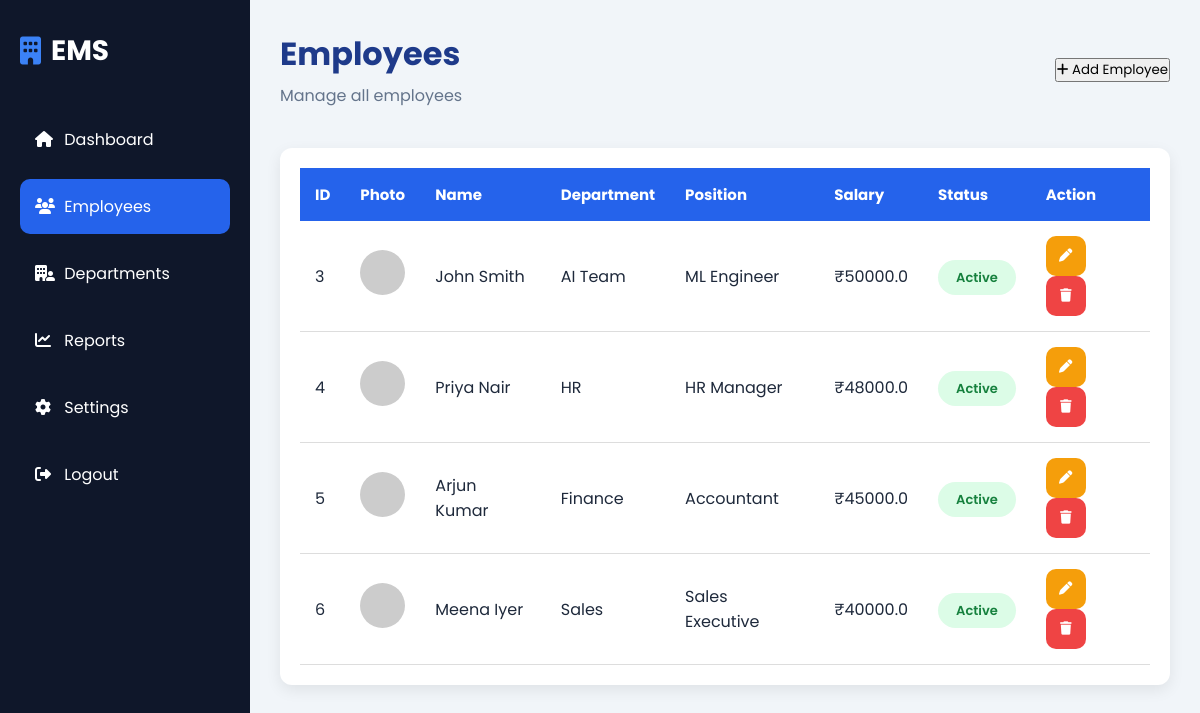
The page /employees on the database its author committed.
### tables this page shows
CREATE TABLE employees (
        id INTEGER PRIMARY KEY AUTOINCREMENT,
        name TEXT NOT NULL,
        department TEXT NOT NULL,
        position TEXT NOT NULL,
        salary REAL NOT NULL,
        status TEXT NOT NULL
    );

### app.py (the view)
@app.route("/employees")
def employees():
    conn = get_db_connection()
    employees = conn.execute(
        "SELECT * FROM employees ORDER BY id"
    ).fetchall()
    conn.close()
    return render_template(
        "employees.html",
        employees=employees
    )

### app.py (called while the page is built)
def get_db_connection():
    conn = sqlite3.connect("employees.db")
    conn.row_factory = sqlite3.Row
    return conn

### templates/employees.html (shortened to what this page needs)
{% extends "base.html" %}
{% block content %}
<div class="dashboard">
    <aside class="sidebar">
        <div class="logo">
            <i class="fa-solid fa-building"></i>
            <h2>EMS</h2>
        </div>
        <ul class="menu">
            <li>
                <a href="/" style="text-decoration:none;color:inherit;">
                    <i class="fa-solid fa-house"></i>
                    <span>Dashboard</span>
                </a>
            </li>
            <li class="active">
                <a href="/employees" style="text-decoration:none;color:inherit;">
                    <i class="fa-solid fa-users"></i>
                    <span>Employees</span>
                </a>
            </li>
            <li>
                <a href="/departments" style="text-decoration:none;color:inherit;">
                    <i class="fa-solid fa-building-user"></i>
                    <span>Departments</span>
                </a>
            </li>
            <li>
                <a href="/reports" style="text-decoration:none;color:inherit;">
                    <i class="fa-solid fa-chart-line"></i>
                    <span>Reports</span>
                </a>
            </li>
            <li>
                <a href="/settings" style="text-decoration:none;color:inherit;">
                    <i class="fa-solid fa-gear"></i>
                    <span>Settings</span>
                </a>
            </li>
            <li>
                <a href="/logout" style="text-decoration:none;color:inherit;">
                    <i class="fa-solid fa-right-from-bracket"></i>
                    <span>Logout</span>
                </a>
            </li>
        </ul>
    </aside>
    <main class="main-content">
        <header class="topbar">
            <div>
                <h1>Employees</h1>
                <p>Manage all employees</p>
            </div>
            <a href="/add">
                <button>
                    <i class="fa-solid fa-plus"></i>
                    Add Employee
                </button>
            </a>
        </header>
        <div class="table-section">
            <table>
                <thead>
                <tr>
                    <th>ID</th>
                    <th>Photo</th>
                    <th>Name</th>
                    <th>Department</th>
                    <th>Position</th>
                    <th>Salary</th>
                    <th>Status</th>
                    <th>Action</th>
                </tr>
                </thead>
                <tbody>
                {% for employee in employees %}
                <tr>
                    <td>{{ employee["id"] }}</td>
                    <td>
                        <img src="https://ui-avatars.com/api/?name={{ employee['name']|replace(' ','+') }}&background=2563eb&color=fff">
                    </td>
                    <td>{{ employee["name"] }}</td>
                    <td>{{ employee["department"] }}</td>
                    <td>{{ employee["position"] }}</td>
                    <td>₹{{ employee["salary"] }}</td>
                    <td>
                        <span class="status {% if employee['status']=='Active' %}active{% else %}inactive{% endif %}">
                            {{ employee["status"] }}
                        </span>
                    </td>
                    <td>
                        <a href="/edit/{{ employee['id'] }}">
                            <button class="edit">
                                <i class="fa-solid fa-pen"></i>
                            </button>
                        </a>
                        <a href="/delete/{{ employee['id'] }}"
                        onclick="return confirm('Delete Employee?')">
                            <button class="delete">
                                <i class="fa-solid fa-trash"></i>
                            </button>
                        </a>
                    </td>
                </tr>
                {% endfor %}
                </tbody>
            </table>
        </div>
    </main>
</div>
{% endblock %}

### static/css/style.css (style rules this page uses)
* { margin:0; padding:0; box-sizing:border-box; font-family:'Poppins',sans-serif; }
body { background:#f1f5f9; color:#1e293b; }
.dashboard { display:flex; }
.sidebar { width:250px; height:100vh; background:#0f172a; position:fixed; left:0; top:0; color:white; padding:30px 20px; }
.logo { display:flex; align-items:center; gap:10px; margin-bottom:40px; }
.logo i { font-size:28px; color:#3b82f6; }
.logo h2 { font-size:28px; }
.menu { list-style:none; }
.menu li { display:flex; align-items:center; gap:15px; padding:15px; margin-bottom:12px; border-radius:10px; cursor:pointer; transition:0.3s; }
.menu li i { width:25px; }
.menu .active { background:#2563eb; }
.main-content { margin-left:250px; width:calc(100% - 250px); padding:30px; }
.topbar { display:flex; justify-content:space-between; align-items:center; margin-bottom:40px; }
.topbar h1 { font-size:32px; color:#1e3a8a; }
.topbar p { margin-top:5px; color:#64748b; }
.table-section { background:#ffffff; padding:25px; border-radius:18px; box-shadow:0 10px 25px rgba(0,0,0,0.08); overflow-x:auto; }
table { width:100%; border-collapse:collapse; }
table thead { background:#2563eb; color:white; }
table th { padding:18px; text-align:left; font-size:15px; }
table td { padding:18px; border-bottom:1px solid #e5e7eb; vertical-align:middle; }
table tbody tr { transition:0.3s; }
table img { width:45px; height:45px; border-radius:50%; object-fit:cover; }
.status { padding:8px 18px; border-radius:25px; font-size:13px; font-weight:600; }
.status.active { background:#dcfce7; color:#15803d; }
.edit, .delete { width:40px; height:40px; border:none; border-radius:10px; color:white; cursor:pointer; transition:.3s; }
.edit { background:#f59e0b; margin-right:8px; }
.delete { background:#ef4444; }
.card, .table-section, .toolbar { animation:fadeIn .8s ease; }
.table-section { background:#fff; padding:20px; border-radius:12px; box-shadow:0 5px 15px rgba(0,0,0,.08); }
table th { background:#2563eb; color:white; padding:15px; }
table td { padding:15px; border-bottom:1px solid #ddd; }

### rows shown on the page
employees: id "3", name "John Smith", department "AI Team", position "ML Engineer", salary "50000.0", status "Active"
employees: id "4", name "Priya Nair", department "HR", position "HR Manager", salary "48000.0", status "Active"
employees: id "5", name "Arjun Kumar", department "Finance", position "Accountant", salary "45000.0", status "Active"
employees: id "6", name "Meena Iyer", department "Sales", position "Sales Executive", salary "40000.0", status "Active"
